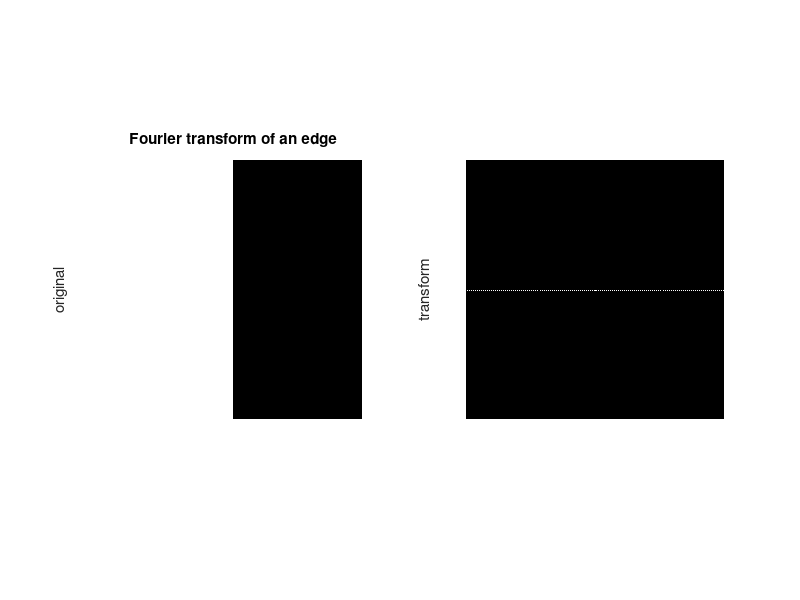

Reproduce this figure in MATLAB.
% Fourier transform
% a simple edge
fg=[ones(256,128) zeros(256,128)]; %simple edge
Ffg=fftshift(fft2(fg)); %Fourier transform
M=max(max(Ffg)); % the one maximum value
sFfg=(256*Ffg/M); %normalization
figure(1)
subplot(1,2,1)
imshow(fg); %plots the binary image with a simple edge
title('Fourier transform of an edge');
ylabel('original');
subplot(1,2,2)
imshow(abs(sFfg)); %plots the Fourier transform
ylabel('transform');
